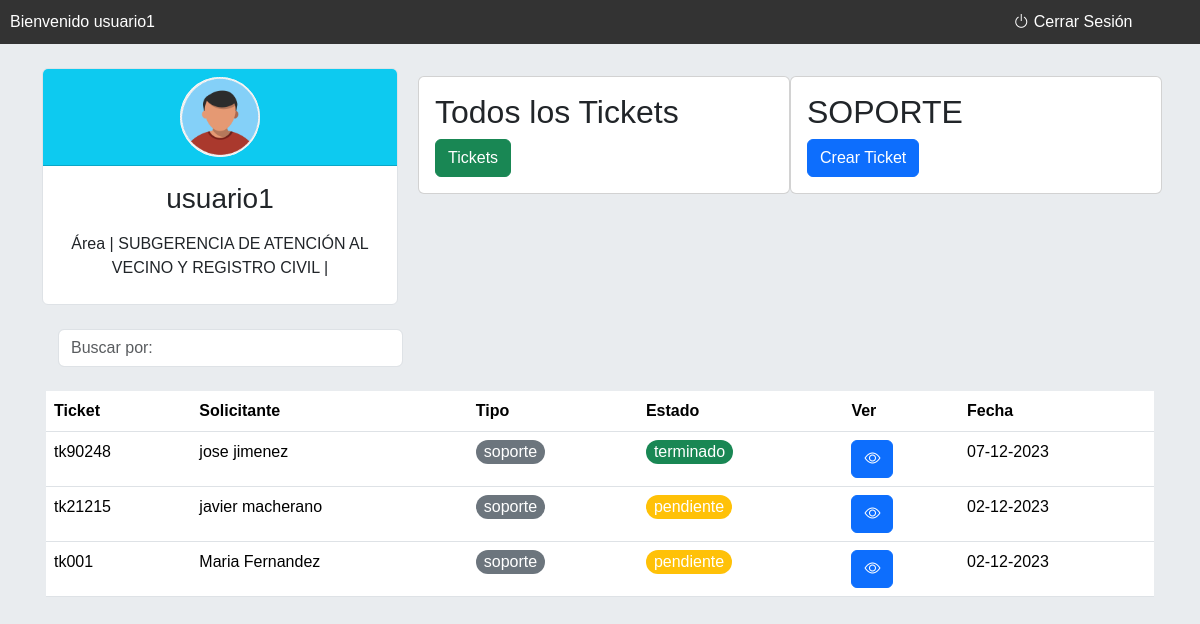
The page /pagina_usuario/tickets_soporte.php (signed in) on the database its author committed.
### tables this page shows
CREATE TABLE `area` (
  `id_area` int(11) NOT NULL,
  `descripcion` varchar(250) NOT NULL,
  `fecha_registro` date NOT NULL
);

CREATE TABLE `tickets` (
  `id_ticket` int(11) NOT NULL,
  `numero_ticket` varchar(250) NOT NULL,
  `id_usuario` int(50) NOT NULL,
  `nombre_solicitante` varchar(250) NOT NULL,
  `tipo_ticket` varchar(250) NOT NULL,
  `detalle_ticket` varchar(250) NOT NULL,
  `id_impresora` int(50) NOT NULL,
  `estado_ticket` varchar(250) NOT NULL,
  `fecha_ticket` datetime NOT NULL,
  `id_usuario_soporte` int(11) NOT NULL,
  `nombre_usuario_soporte` varchar(250) NOT NULL,
  `fecha_revision_soporte` datetime NOT NULL
);

### pagina_usuario/tickets_soporte.php (the view, shortened to what this page needs)
<?php
$id_usuario = $_SESSION['id_usuario'];
$nombre_usuario = $_SESSION['nombre_usu'];
include ('../conexion/conexion.php');
$id_area = $_SESSION['id_area'];
$sqlArea = "SELECT id_area,descripcion FROM area WHERE id_area=$id_area";
$resultArea = $conn->query($sqlArea);
if ($rowArea = $resultArea->fetch_assoc()) {
 $areaUsuario = $rowArea['descripcion'] ;
}
?>
<!DOCTYPE html>
<html lang="en">
<head>
    <link href="https://cdn.jsdelivr.net/npm/bootstrap@5.3.2/dist/css/bootstrap.min.css" rel="stylesheet">
    <link rel="stylesheet" href="https://cdn.jsdelivr.net/npm/bootstrap-icons@1.11.2/font/bootstrap-icons.min.css">
</head>
<body class="bg-body-secondary">
<div class="seccion-menu">
    <div class="row">
        <div class="col-lg-10 col-md-10 col-sm-8 col-8">
            Bienvenido <?php echo $nombre_usuario; ?>
        </div>
        <div class="col-lg-2 col-md-2 col-sm-4 col-4">
            <a type="button" class="cerrar-sesion" data-bs-toggle="modal" data-bs-target="#ModalCerrarsesion">
            <i class="bi bi-power"></i> Cerrar Sesión
            </a>
        </div>
    </div>
</div>
<div class="container ">
    <div class="row pt-4">
        <div class="col-md-4 col-sm-12">
            <div class="card border">
                <div class="card-header bg-info text-center">
                    <div class="rounded-circle overflow-hidden mx-auto" style="width: 80px; height: 80px; background-color: white;">
                        <img src="../images/user-image.png" alt="Imagen del usuario" class="w-100 h-100 object-fit-cover">
                    </div>
                </div>
                <div class="card-body">
                    <div class="row">
                        <h3 class="text-center"><?php echo $nombre_usuario ?></h3>
                    </div>
                    <div class="row pt-2 pb-2">
                        <label class="text-center"><?php echo 'Área | ' . $areaUsuario ?> | </label>
                    </div>
                </div>
            </div>
        </div>
        <div class="col-md-8 col-sm-12">
                <div class="row px-2 pt-2">
                    <div class="col-md-6 col-sm-12 p-3 card ">
                        <div class="row">
                            <h2>Todos los Tickets</h2>
                        </div>
                        <div class="row">
                            <div class="col-6">
                                <a href="./inicio.php" class="btn btn-success">Tickets</a>
                            </div>
                        </div>
                    </div>
                    <div class="col-md-6 col-sm-12 p-3 card">
                        <div class="row">
                                <h2>SOPORTE</h2>
                            </div>
                            <div class="row">
                                <div class="col-6">
                                    <button type="button" class="btn btn-primary" data-bs-toggle="modal" data-bs-target="#modalSoporte">
                                        Crear Ticket
                                    </button>
                                </div>
                        </div>
                    </div>
                </div>
        </div>
    </div>
    <div class="seccion_soporte row pt-2 p-3">
            <div class="container">
                <div class="row pt-3">
                    <div class="col-md-4 col-sm-12">
                        <form action="#" method="get">
                            <div class="">
                                <input class="form-control" id="system-search" name="q" placeholder="Buscar por: " required>
                                <span class="input-group-btn">
                                    <button type="submit" class="btn btn-default"><i class="glyphicon glyphicon-search"></i></button>
                                </span>
                            </div>
                        </form>
                    </div>
                </div>
            </div>
    <?php
        $tipo = 'soporte';
        include ('../conexion/conexion.php');
        $stm = $conn->prepare("SELECT id_ticket, numero_ticket, nombre_solicitante, tipo_ticket, detalle_ticket,id_impresora, estado_ticket, fecha_ticket FROM tickets WHERE id_usuario = ? and tipo_ticket = ? ORDER BY fecha_ticket DESC");
        $stm->bind_param("ss", $id_usuario, $tipo);
        $stm->execute();
        $resultado = $stm->get_result();
        ?>
        <table class="table table-list-search">
            <thead>
                <tr>
                    <th>Ticket</th>
                    <th class="d-none d-md-table-cell">Solicitante</th>
                    <th class="d-none d-md-table-cell">Tipo</th>
                    <th>Estado</th>
                    <th>Ver</th>
                    <th>Fecha</th>
                </tr>
            </thead>
            <tbody>
                <?php while ($row = $resultado->fetch_assoc()) : ?>
                    <tr>
                        <td><?php echo $row['numero_ticket']; ?></td>
                        <td class="d-none d-md-table-cell"><?php echo $row['nombre_solicitante']; ?></td>
                        <td class="d-none d-md-table-cell">
                        <?php
                        if($row['tipo_ticket'] == 'soporte'){
                            echo '<label for="" class="bg-secondary px-2 rounded-pill text-white">'. $row['tipo_ticket'] . '</label>';
                         }
                         elseif($row['tipo_ticket'] == 'toner'){
                            echo '<label for="" class="bg-primary px-2 rounded-pill text-white">'. $row['tipo_ticket'] . '</label>';
                         }
                         ?>
                        </td>
                        <td >
                        <?php
                         if($row['estado_ticket'] == 'pendiente'){
                            echo '<label for="" class="bg-warning px-2 rounded-pill text-white">'. $row['estado_ticket'] . '</label>';
                         }
                         elseif($row['estado_ticket'] == 'en proceso'){
                            echo '<label for="" class="bg-info px-2 rounded-pill text-white">'. $row['estado_ticket'] . '</label>';
                         }
                         elseif($row['estado_ticket'] == 'terminado'){
                            echo '<label for="" class="bg-success px-2 rounded-pill text-white">'. $row['estado_ticket'] . '</label>';
                         }
                         ?>
                        </td>
                        <td>
                            <button type="button" class="btn btn-primary" data-bs-toggle="modal" data-bs-target="#modalVer<?php echo $row['id_ticket']; ?>">
                            <i class="bi bi-eye"></i>
                            </button>
                        </td>
                        <td>
                        <?php
                            $fecha_ticket = $row['fecha_ticket'];
                            $fecha_formateada = date("d-m-Y", strtotime($fecha_ticket));
                            echo "$fecha_formateada";
                            ?>
                        </td>
                    </tr>
                <?php endwhile; ?>
            </tbody>
        </table>
    </div>
</div>
</body>
</html>

### pagina_usuario/tickets_soporte.php (style rules this page uses)
body { font-family: 'Poppins', sans-serif; margin: 0; padding: 0; overflow-x: hidden; background-color: #f0f0f0; }
.seccion-menu { background-color: #333; color: #fff; padding: 10px; }
.cerrar-sesion { color: #fff; text-decoration: none; }

### rows shown on the page
area: descripcion "SUBGERENCIA DE ATENCIÓN AL VECINO Y REGISTRO CIVIL"
tickets: numero_ticket "tk90248", nombre_solicitante "jose jimenez", tipo_ticket "soporte", estado_ticket "terminado", fecha_ticket "07-12-2023"
tickets: numero_ticket "tk21215", nombre_solicitante "javier macherano", tipo_ticket "soporte", estado_ticket "pendiente", fecha_ticket "02-12-2023"
tickets: numero_ticket "tk001", nombre_solicitante "Maria Fernandez", tipo_ticket "soporte", estado_ticket "pendiente", fecha_ticket "02-12-2023"

### other values the page prints
$nombre_usuario "usuario1"
